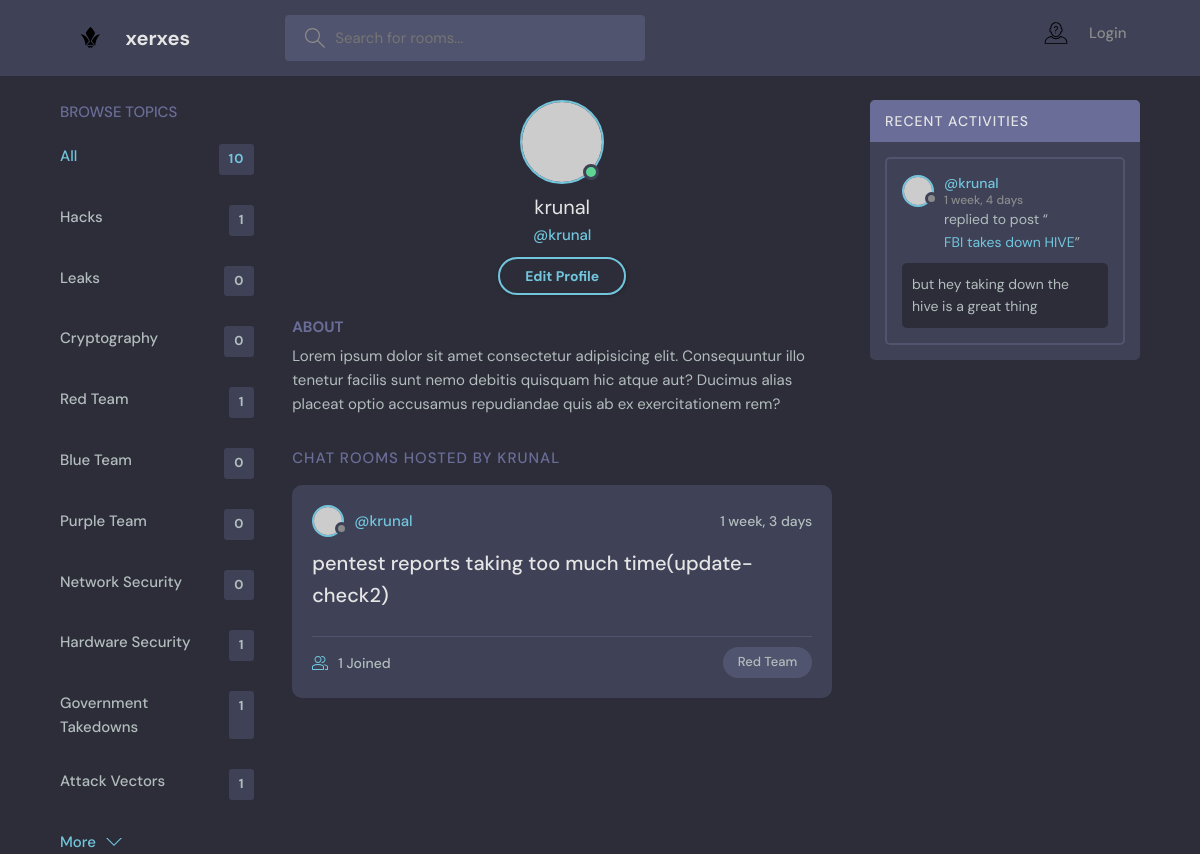
/profile/2/, run on an earlier commit of the app's database.
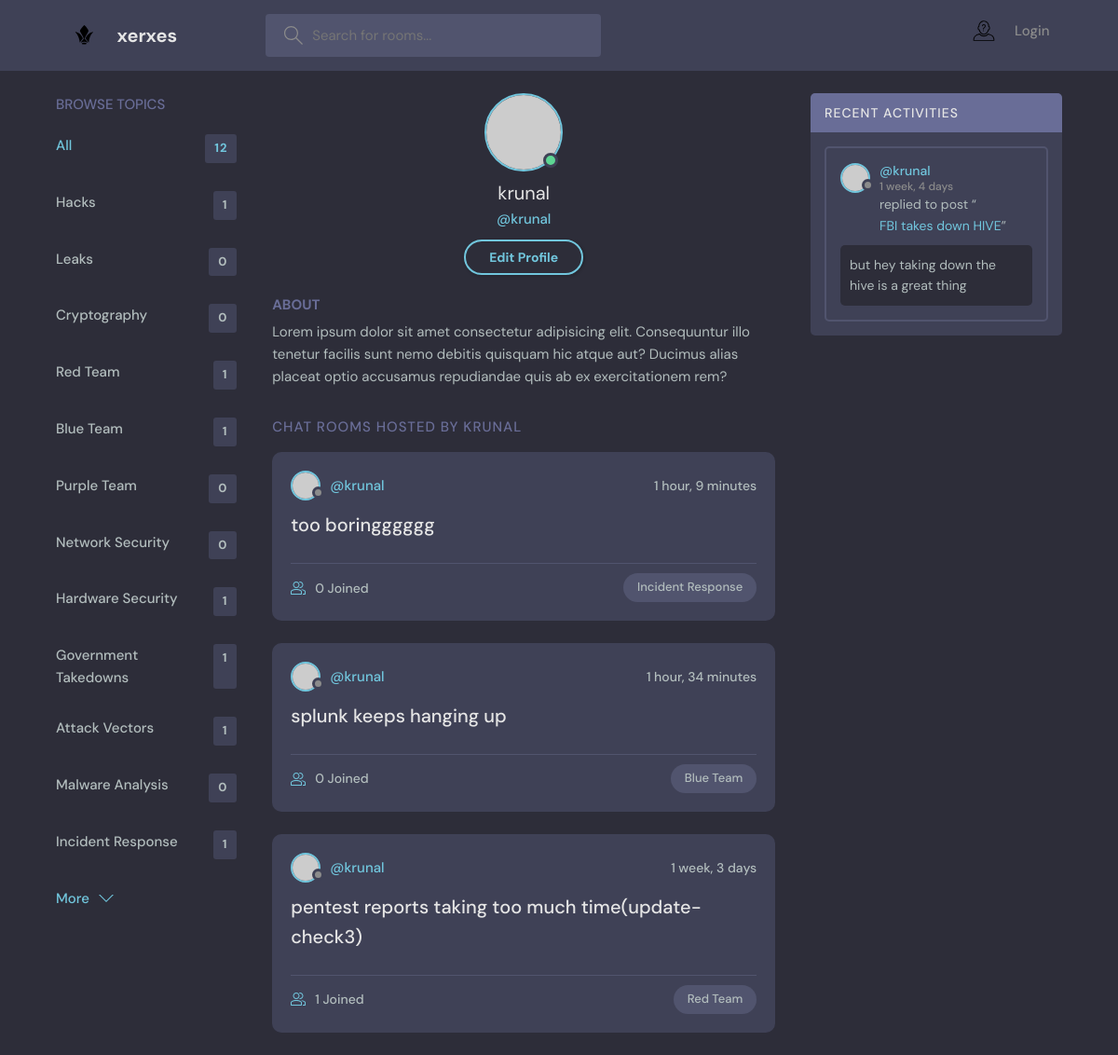
And on a later commit of the database.
### base/models.py (models this page shows, shortened)
class Topic(models.Model):
    name = models.CharField(max_length=200)

class Room(models.Model):
    host = models.ForeignKey(User, on_delete=models.SET_NULL, null=True)
    topic = models.ForeignKey(Topic, on_delete=models.SET_NULL, null=True)
    name = models.CharField(max_length=200)
    description = models.TextField(null=True, blank=True)
    participants = models.ManyToManyField(User, related_name='participants', blank=True)
    updated = models.DateTimeField(auto_now=True)
    created = models.DateTimeField(auto_now_add=True)
    class Meta:
        ordering = ['-updated', '-created']
    def __str__(self):
        return self.name

class Message(models.Model):
    user = models.ForeignKey(User, on_delete=models.CASCADE)
    room = models.ForeignKey(Room,on_delete=models.CASCADE)
    body = models.TextField()
    updated = models.DateTimeField(auto_now=True)
    created = models.DateTimeField(auto_now_add=True)
    class Meta:
        ordering = ['-updated', '-created']
    def __str__(self):
        return self.body[0:50]

### base/views.py (the view)
# urls.py: path('profile/<str:pk>/', views.userProfile, name="user-profile"),
def userProfile(request, pk):
    user = User.objects.get(id=pk)
    room_messages = user.message_set.all()
    topics = Topic.objects.all()
    rooms = user.room_set.all()
    context = {'user': user, 'rooms': rooms, 'room_messages': room_messages, 'topics': topics}
    return render(request, 'base/profile.html', context)

### base/templates/base/profile.html
{% extends 'main.html' %}
{% block content %}
  <main class="profile-page layout layout--3">
    <div class="container">
      {% include 'base/topics_component.html' %}
      <div class="roomList">
        <div class="profile">
          <div class="profile__avatar">
            <div class="avatar avatar--large active">
              <img src="https://randomuser.me/api/portraits/men/11.jpg" />
            </div>
          </div>
          <div class="profile__info">
            <h3>{{user.username}}</h3>
            <p>@{{user.username}}</p>
            <a href="edit-user.html" class="btn btn--main btn--pill">Edit Profile</a>
          </div>
          <div class="profile__about">
            <h3>About</h3>
            <p>
              Lorem ipsum dolor sit amet consectetur adipisicing elit. Consequuntur illo tenetur
              facilis sunt nemo debitis quisquam hic atque aut? Ducimus alias placeat optio
              accusamus repudiandae quis ab ex exercitationem rem?
            </p>
          </div>
        </div>
        <div class="roomList__header">
          <div>
            <h2>Chat Rooms Hosted by {{user.username}}</a>
            </h2>
          </div>
        </div>
        {% include 'base/feed_component.html' %}
      </div>
      {% include 'base/activity_component.html' %}
    </div>
  </main>
  {% endblock content %}

### templates/main.html (shortened to what this page needs)
<!DOCTYPE html>
{% load static %}
<html lang="en">
  <head>
    <link rel="stylesheet" href="{% static 'styles/style.css' %}" />
  </head>
  <body>
    {% include 'navbar.html' %}
    {% block content %}
    {% endblock %}
  </body>
</html>

### templates/navbar.html (shortened to what this page needs)
{% load static %}
<header class="header header--loggedIn">
    <div class="container">
      <a href="{% url 'home' %}" class="header__logo">
        <img src="{% static 'images/logo.svg' %}" />
        <h1>xerxes</h1>
      </a>
      <form class="header__search" method="GET" action="{% url 'home' %}">
        <label>
          <input name="q" placeholder="Search for rooms..." />
        </label>
      </form>
      <nav class="header__menu">
        {% if request.user.is_authenticated %}
        <div class="header__user">
          <a href="profile.html">
            <div class="avatar avatar--medium active">
              <img src="https://randomuser.me/api/portraits/men/37.jpg" />
            </div>
            <p>{{request.user.username}}<span>@{{request.user.username}}</span></p>
          </a>
          <button class="dropdown-button">
            <svg version="1.1" xmlns="http://www.w3.org/2000/svg" width="32" height="32" viewBox="0 0 32 32">
              <title>chevron-down</title>
              <path d="M16 21l-13-13h-3l16 16 16-16h-3l-13 13z"></path>
            </svg>
          </button>
        </div>
        {% else %}
        <a href="{% url 'login' %}">
          <img src="{% static 'images/avatar.svg' %}"/>
          <p>Login</p>
        </a>
        {% endif %}
      </nav>
    </div>
  </header>

### base/templates/base/topics_component.html
<div class="topics">
    <div class="topics__header">
      <h2>Browse Topics</h2>
    </div>
    <ul class="topics__list">
      <li>
        <a href="{% url 'home' %}" class="active">All <span>{{topics.count}}</span></a>
      </li>
      {% for topic in topics %}
      <li>
        <a href="{% url 'home' %}?q={{topic.name}}">{{topic.name}}<span>{{topic.room_set.all.count}}</span></a>
      </li>
      {% endfor %}
    </ul>
    <a class="btn btn--link" href="topics.html">
      More
      <svg version="1.1" xmlns="http://www.w3.org/2000/svg" width="32" height="32" viewBox="0 0 32 32">
        <title>chevron-down</title>
        <path d="M16 21l-13-13h-3l16 16 16-16h-3l-13 13z"></path>
      </svg>
    </a>
  </div>

### base/templates/base/feed_component.html (shortened to what this page needs)
{% for room in rooms %}
<div class="roomListRoom">
    <div class="roomListRoom__header">
      <a href="{% url 'user-profile' room.host.id %}" class="roomListRoom__author">
        <div class="avatar avatar--small">
          <img src="https://randomuser.me/api/portraits/women/11.jpg" />
        </div>
        <span>@{{room.host.username}}</span>
      </a>
      <div class="roomListRoom__actions">
        <span>{{room.created|timesince}}</span>
      </div>
    </div>
    <div class="roomListRoom__content">
      <a href="{% url 'room' room.id %}">{{room.name}}</a>
    </div>
    <div class="roomListRoom__meta">
      <a href="{% url 'room' room.id %}" class="roomListRoom__joined">
        {{room.participants.all.count}} Joined
      </a>
      <p class="roomListRoom__topic">{{room.topic.name}}</p>
    </div>
  </div>
{% endfor %}

### base/templates/base/activity_component.html (shortened to what this page needs)
<div class="activities">
    <div class="activities__header">
      <h2>Recent Activities</h2>
    </div>
    {% for message in room_messages %}
    <div class="activities__box">
      <div class="activities__boxHeader roomListRoom__header">
        <a href="{% url 'user-profile' message.user.id %}" class="roomListRoom__author">
          <div class="avatar avatar--small">
            <img src="https://randomuser.me/api/portraits/women/11.jpg" />
          </div>
          <p>
            @{{message.user}}
            <span>{{message.created|timesince}}</span>
          </p>
        </a>
      </div>
      <div class="activities__boxContent">
        <p>replied to post “<a href="{% url 'room' message.room.id %}">{{message.room}}</a>”</p>
        <div class="activities__boxRoomContent">
          {{message.body}}
        </div>
      </div>
    </div>
    {% endfor %}
  </div>

What changed in the data, as far as the page shows it:
computed for Topic "Blue Team": room_set.all.count "0" → "1"
added Topic: name "Malware Analysis", room_set.all.count "0"
added Topic: name "Incident Response", room_set.all.count "1"
added Room: host.username "krunal", created "1 hour, 9 minutes", name "too boringggggg", participants.all.count "0", topic.name "Incident Response"
added Room: host.username "krunal", created "1 hour, 34 minutes", name "splunk keeps hanging up", participants.all.count "0", topic.name "Blue Team"
changed Room "Red Team": name "pentest reports taking too much time(update-check2)" → "pentest reports taking too much time(update-check3)"
Also different on the page:
{{ topics.count }}: "10" → "12"
